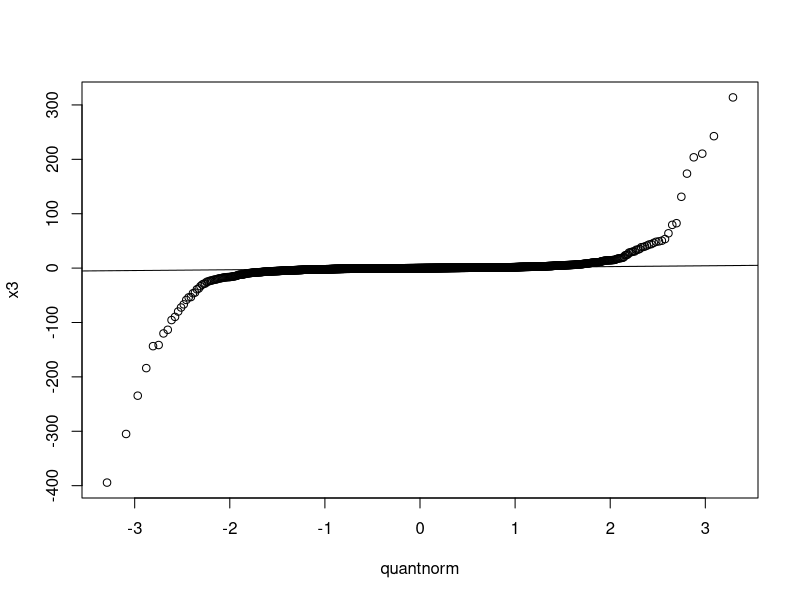
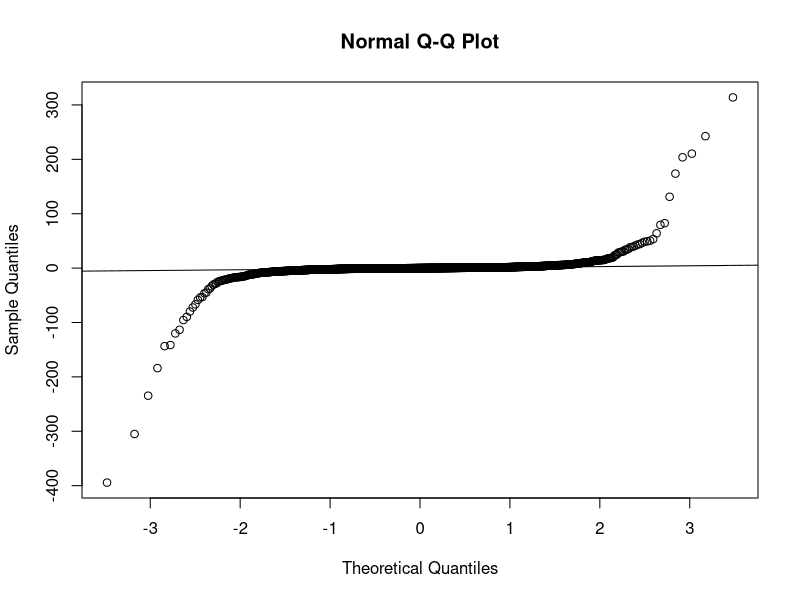
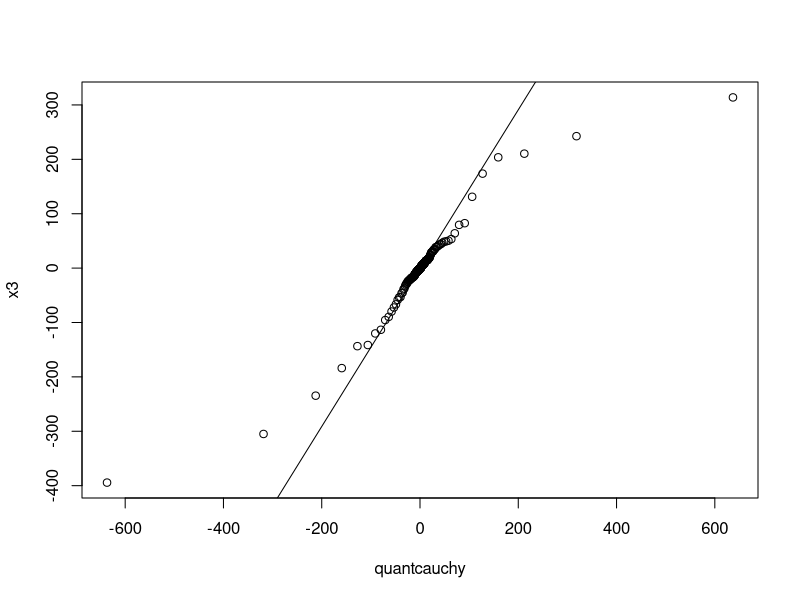
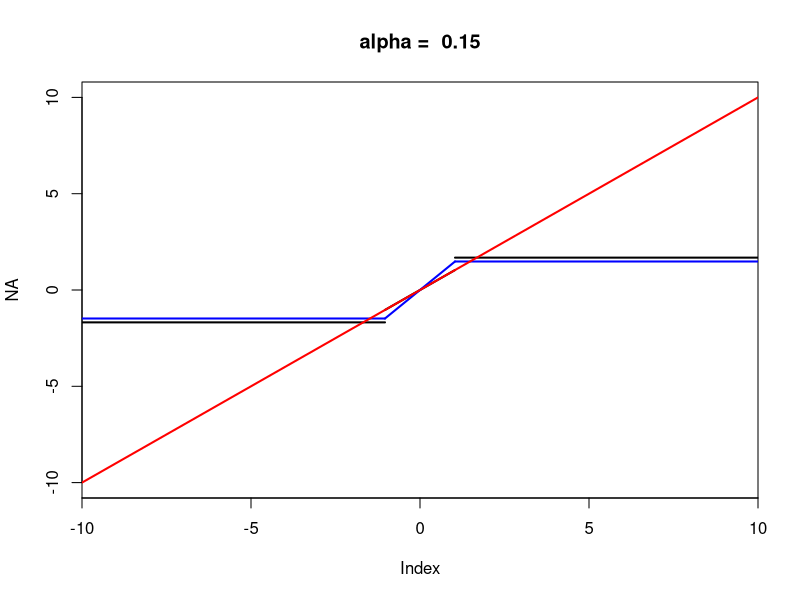
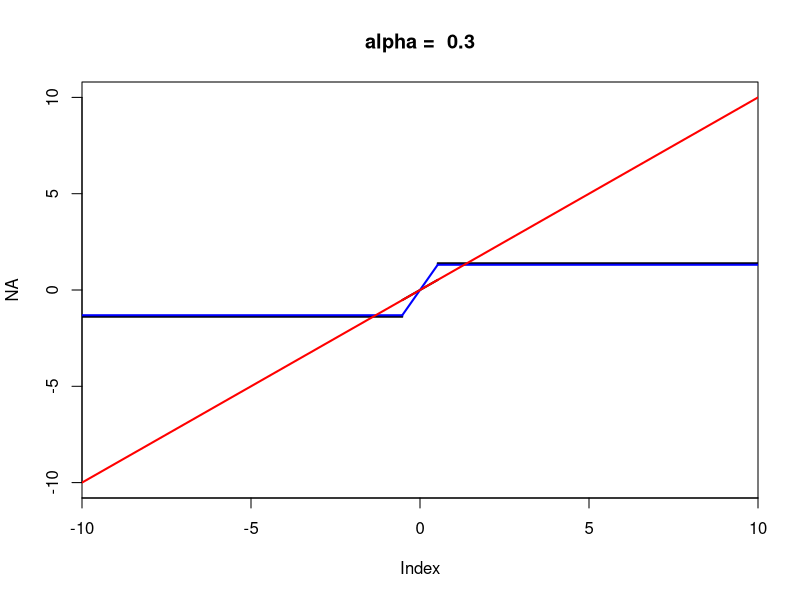
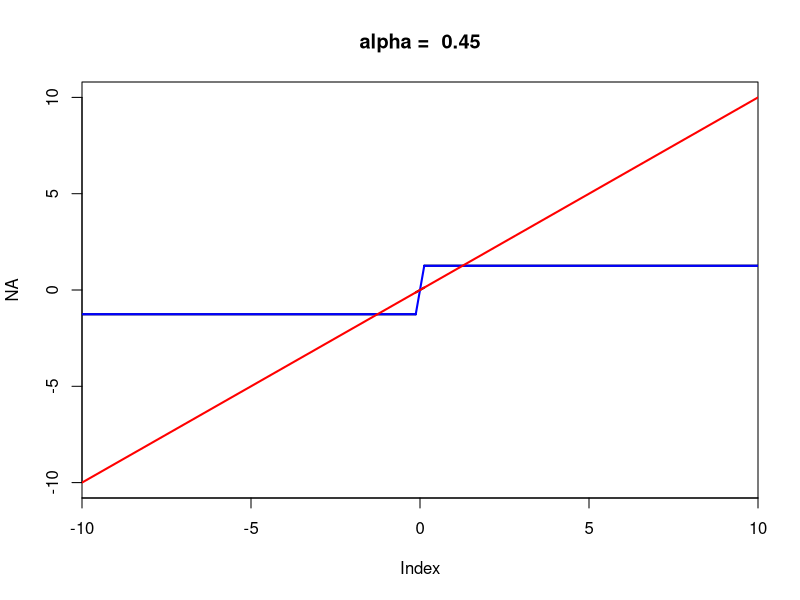

Here is the R script that generated these plots, in order: (Note: this script raises an error after producing the figures.)
#Robust statistics  (Fall 2015)
#Practical Session 2

#Question 1
#Compare normal dist to cauchy
#Assume Cauchy distribution with location = 0 and scale = 1

m <- 2000
set.seed(1)
x1 <- replicate(m, mean(rcauchy(100)))
set.seed(1)
x2 <- replicate(m, mean(rcauchy(1000)))
set.seed(1)
x3 <- replicate(m, mean(rcauchy(10000)))

#Just for fun:
mean(x1); mean(x2); mean(x3)
min(x1); min(x2); min(x3)
max(x1); max(x2); max(x3)

#Mean squared errors again with respect to location mu = 0
#MSE = mean((mu_i - mu)^2)
mean((x1 - 0)^2)
mean((x2 - 0)^2)
mean((x3 - 0)^2)
#Basically any random value was able to be there..
# - Depends on in which cases there are really high or low observations

#Just for fun, let's check if MSE were calculated
#   with trimmed mean or with median (not in relaity; not needed):
mean((x1 - 0)^2, trim = 0.1)
mean((x2 - 0)^2, trim = 0.1)
mean((x3 - 0)^2, trim = 0.1)
median((x1 - 0)^2, 0.1)
median((x2 - 0)^2, 0.1)
median((x3 - 0)^2, 0.1)
#Much lower, as the highest values to power 2 are no longer present.


#If X, Y ~ N(0,1), then X/Y ~ Cauchy(0,1).
# - Imagine from X we get every once in a while 3,
#     and from Y in such case sometimes 0.001. Then X/Y would be 3000...
#In few cases one value of mean is so high or low
#   that it might take the whole mean of the means further away from 0.
#  - Though if there are such high values in both sides,
#     it still might look good enough.
# - But: In calculating MSE's we calculate all mean^2's,
#     so all high absolute values ^2 means bad stuff

#QQplot compared to normal distribution
quantnorm <- qnorm(1:m/(m + 1), 0, 1)
qqplot(quantnorm, x3)
qqline(x3)
#Or
qqnorm(x3)
qqline(x3)
#Tails are clearly not in line

#QQplot compared to cauchy distribution
quantcauchy <- qcauchy(1:m/(m + 1), 0, 1)
qqplot(quantcauchy, x3)
qqline(x3)
#Even own quantiles are not exactly in line,
#   as some values can be really big compared to quantiles

#Question 2
#Plot the influence function of the winzorized mean
alpha <- c(0.15, 0.3, 0.45)
mu <- 0; sd <- 1
qal <- qnorm(alpha, mu, sd)
q1al <- qnorm(1 - alpha, mu, sd)
dqal <- dnorm(qal, mu, sd)
dq1al <- dnorm(q1al, mu, sd)
twmf <- 0 + alpha*qal + alpha*q1al #T_WM(F) = 0 (symmetric around zero!)
cf <- twmf - alpha^2/dqal + alpha^2/dq1al # C(F) = 0 (symmetric around zero!)
x1 <- qal - alpha/dqal - cf #For x < qnorm(alpha)
x2 <- q1al + alpha/dq1al - cf #For x > qnorm(1 - alpha)

for (i in 1:3){
    #Winsorized mean
    #Create an empty plot:
    plot(NA, xlim = c(-10, 10), ylim = c(-10, 10), xaxs = "i",
         main = paste("alpha = ", alpha[i]))
    #For qnorm(alpha) < x < qnorm(1 - alpha):
    curve((x - cf[i]), from = qal[i], to = q1al[i], add = T, lwd = 2) 
    #For x < qnorm(alpha):
    curve(0*x + x1[i], from = -10, to = qal[i], add = T, lwd = 2)
    #For x > qnorm(1 - alpha):
    curve(0*x + x2[i], from = q1al[i], to = 10, add = T, lwd = 2)
    #One plot at a time; press enter while in Console window to get next one:
    readline() 
    #Trimmed mean (just for comparison)
    curve((1/(1 - 2*alpha[i]))*(x - twmf[i]),
          from = qal[i], to = q1al[i], add = T, col = "blue", lwd = 2)
    curve(0*x + (1/(1 - 2*alpha[i]))*(qal[i] - twmf[i]),
          from = -10, to = qal[i], add = T, col = "blue", lwd = 2)
    curve(0*x + (1/(1 - 2*alpha[i]))*(q1al[i] - twmf[i]),
          from = q1al[i], to = 10, add = T, col = "blue", lwd = 2)
    readline()
    #Mean (just for comparison)
    curve(1*x, from = -10, to = 10, add = T, col = "red", lwd = 2)
    readline()
}

#When observation x is winsorized, it same influence than all the others winsorizad!
# Within nonwinsorized area, if observation grows, so does the winsorized mean
#   - Same are true for the trimmed mean

#This is still valid even if we change means or variances
# - After some point influence anyway stays the same.
# - Also normal distribution is symmetric; it will just change the
#     location of the function, or rescale it a bit, but no essential change.
#   - Think about location-scale model!


#Sensitivity curves
set.seed(1)
scnorm <- rnorm(50, 0, 1)
x <- seq(-10, 10, 0.1)
#Making new datasets with one value added
scnorm1 <- data.frame(matrix(NA, nrow = 51, ncol = length(x)))
for(i in 1:length(x)) {
    scnorm1[i] <- c(x[i], scnorm)
}
#Curves:
#For winsorized mean
for (i in 1:3){
    plot1 <- apply(scnorm1, 2, winmean, alpha[i]) - winmean(scnorm, alpha[i])
    readline()
    plot(x, plot1, type = 'l')
}
#For trimmed mean (just for comparison..)
for (i in 1:3){
    plot1 <- apply(scnorm1, 2, trimmean, alpha[i]) - trimmean(scnorm, alpha[i])
    readline()
    plot(x, plot1, type = 'l')
}


#Question 3: Huber's M-estimate of location
#Write your own HUber's function
# w=u(r) is psi(r)/(r)
huberM <- function(x, c, eps = 1e-06, init = 0)
{
    mu <- init
    diff <- Inf
    while (diff > eps)
    {
        r <- x - mu
        psi.r <- r #In general value is just r
        psi.r <- ifelse(r <= -c, -c, psi.r) #If < -c then -c, otherwise psi.r (= r)
        psi.r <- ifelse(r >=  c,  c, psi.r) #If > c then c, otherwise psi.r (= r)
        #r can be zero in case of median -> eps added (Not the most elegant way):
        w <- psi.r/(r + eps)
        mu.new  <- sum(w * x)/sum(w) #New value for mu
        #Check if it differs much from previous estimate:
        diff <- abs(mu - mu.new) #If diff < eps, then convergence is achieved
        mu <- mu.new
    }
    mu.new #Return mu value
} 

x <- rnorm(101,4)
huberM(x, 1.5)
huberM(x, 1.5, init = median(x)) #Starting with robust location estimate

huberM(x, c = 1.345, eps = 1E-06)

#huber-function in MASS package in R gives different results,
#   as it takes also scale into account.



#Question 4
#Asymptotic relative efficiency (ARE)
m <- 1000
set.seed(1)
rep1 <- replicate(m, rt(1000, 3))
tdm1 <- colMeans(rep1)
tdm2 <- apply(rep1, 2, median)
var(tdm1)/var(tdm2) 
#median vs. mean -> Median more efficient asymptotically

tdm3 <- apply(rep1, 2, huberM, c = 1.345, eps = 1E-06)
var(tdm1)/var(tdm3) 
#Huber vs. mean -> Huber more efficient asymptotically

#Extra check:
var(tdm2)/var(tdm3)
#Huber vs. median -> Huber more efficient asymptotically

#Efficiency of Huber M estimate
#ARE(huber, mean) = AVAR(mean)/AVAR(huber)

#Median is more efficient than mean
#Huber M estimate is more efficient than mean (and median)